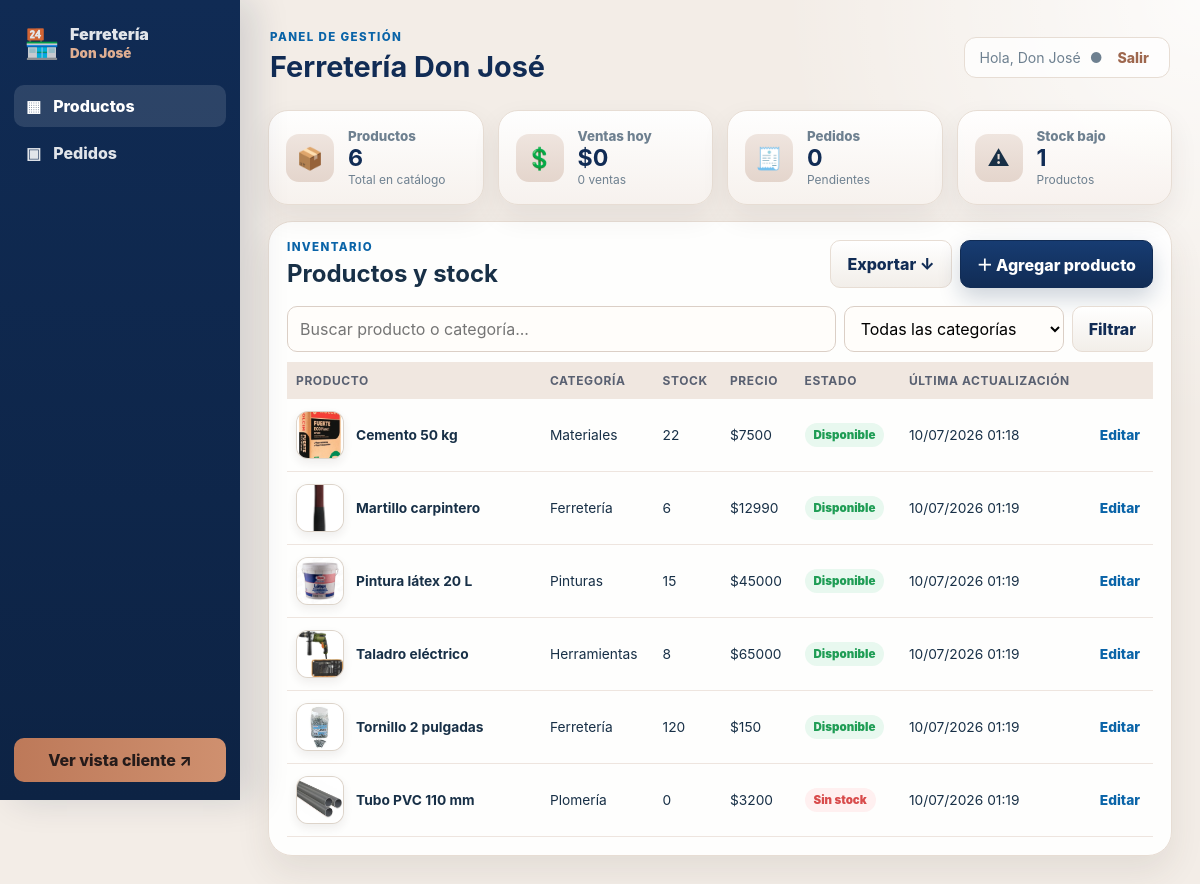
The page /panel/ (signed in) on the database its author committed.
### tienda/models.py (models this page shows, shortened)
class Producto(models.Model):
    categoria = models.ForeignKey(Categoria, on_delete=models.PROTECT, related_name='productos')
    nombre = models.CharField(max_length=120)
    descripcion = models.TextField(blank=True)
    precio = models.DecimalField(max_digits=10, decimal_places=0)
    stock = models.PositiveIntegerField(default=0)
    imagen = models.ImageField(upload_to='productos/', blank=True, null=True)
    activo = models.BooleanField(default=True)
    actualizado_en = models.DateTimeField(auto_now=True)
    class Meta:
        ordering = ['nombre']
    @property
    def disponible(self):
        return self.activo and self.stock > 0

class Categoria(models.Model):
    nombre = models.CharField(max_length=80, unique=True)
    slug = models.SlugField(max_length=90, unique=True, blank=True)
    class Meta:
        ordering = ['nombre']
        verbose_name = 'Categoría'
        verbose_name_plural = 'Categorías'

### tienda/views.py (the view)
# urls.py: path('panel/', views.dashboard, name='dashboard'),
@staff_member_required(login_url='login')
def dashboard(request):
    productos = Producto.objects.select_related('categoria')
    q = request.GET.get('q', '').strip()
    categoria = request.GET.get('categoria', '').strip()
    if q:
        productos = productos.filter(Q(nombre__icontains=q) | Q(categoria__nombre__icontains=q))
    if categoria:
        productos = productos.filter(categoria__slug=categoria)
    hoy = timezone.localdate()
    ventas_hoy = Pedido.objects.filter(
        estado_pago='pagado',
        creado_en__date=hoy,
    ).exclude(estado='cancelado').aggregate(total=Sum('total'))['total'] or 0
    contexto = {
        'productos': productos,
        'categorias': Categoria.objects.all(),
        'categoria_seleccionada': categoria,
        'q': q,
        'total_productos': Producto.objects.filter(activo=True).count(),
        'ventas_hoy': ventas_hoy,
        'cantidad_ventas_hoy': Pedido.objects.filter(estado_pago='pagado', creado_en__date=hoy).exclude(estado='cancelado').count(),
        'pedidos_pendientes': Pedido.objects.filter(estado='pendiente').count(),
        'stock_bajo': Producto.objects.filter(activo=True, stock__lte=5).count(),
        'ultimos_pedidos': Pedido.objects.prefetch_related('items__producto')[:5],
    }
    return render(request, 'tienda/dashboard.html', contexto)

### tienda/context_processors.py (called while the page is built)
def carrito_resumen(request):
    carrito = request.session.get('carrito', {})
    cantidad = sum(int(valor) for valor in carrito.values())
    return {'carrito_cantidad': cantidad}

### templates/tienda/dashboard.html (shortened to what this page needs)
{% extends 'base.html' %}
{% block body_class %}admin-body{% endblock %}
{% block content %}
<div class="admin-layout styled-admin-layout">
    <aside class="sidebar styled-sidebar">
        <a class="sidebar-brand" href="{% url 'dashboard' %}"><span>🏪</span><div>Ferretería<small>Don José</small></div></a>
        <nav>
            <a class="active" href="{% url 'dashboard' %}"><span>▦</span>Productos</a>
            <a href="{% url 'pedidos_panel' %}"><span>▣</span>Pedidos {% if pedidos_pendientes %}<b>{{ pedidos_pendientes }}</b>{% endif %}</a>
        </nav>
        <a class="sidebar-client" href="{% url 'catalogo' %}" target="_blank">Ver vista cliente ↗</a>
    </aside>
    <main class="admin-main styled-admin-main">
        <header class="admin-header">
            <div>
                <p class="eyebrow">Panel de gestión</p>
                <h1>Ferretería Don José</h1>
            </div>
            <div class="user-menu">Hola, {{ request.user.first_name|default:request.user.username }} <span>●</span>
                <form method="post" action="{% url 'logout' %}">{% csrf_token %}<button>Salir</button></form>
            </div>
        </header>
        <section class="metric-grid styled-metric-grid">
            <article class="metric-card"><span class="metric-icon">📦</span><div><small>Productos</small><strong>{{ total_productos }}</strong><p>Total en catálogo</p></div></article>
            <article class="metric-card"><span class="metric-icon">💲</span><div><small>Ventas hoy</small><strong>${{ ventas_hoy|floatformat:0 }}</strong><p>{{ cantidad_ventas_hoy }} ventas</p></div></article>
            <article class="metric-card"><span class="metric-icon">🧾</span><div><small>Pedidos</small><strong>{{ pedidos_pendientes }}</strong><p>Pendientes</p></div></article>
            <article class="metric-card"><span class="metric-icon">⚠</span><div><small>Stock bajo</small><strong>{{ stock_bajo }}</strong><p>Productos</p></div></article>
        </section>
        <section class="panel-card inventory-card styled-inventory-card" id="inventario">
            <div class="panel-toolbar">
                <div><p class="eyebrow">Inventario</p><h2>Productos y stock</h2></div>
                <div class="toolbar-actions">
                    <a class="btn btn-light" href="{% url 'exportar_productos_csv' %}">Exportar ↓</a>
                    <a class="btn btn-primary" href="{% url 'producto_crear' %}">＋ Agregar producto</a>
                </div>
            </div>
            <form method="get" class="admin-filters">
                <input type="search" name="q" value="{{ q }}" placeholder="Buscar producto o categoría...">
                <select name="categoria">
                    <option value="">Todas las categorías</option>
                </select>
                <button class="btn btn-light">Filtrar</button>
            </form>
            <div class="table-wrap">
                <table class="data-table">
                    <thead><tr><th>Producto</th><th>Categoría</th><th>Stock</th><th>Precio</th><th>Estado</th><th>Última actualización</th><th></th></tr></thead>
                    <tbody>
                    {% for producto in productos %}
                        <tr>
                            <td>
                                <div class="table-product-cell">
                                    {% if producto.imagen %}
                                        <img class="table-product-photo" src="{{ producto.imagen.url }}" alt="{{ producto.nombre }}">
                                    {% else %}
                                        <span class="table-product-photo table-product-photo-empty">Sin foto</span>
                                    {% endif %}
                                    <strong>{{ producto.nombre }}</strong>
                                </div>
                            </td>
                            <td>{{ producto.categoria.nombre }}</td>
                            <td>{{ producto.stock }}</td>
                            <td>${{ producto.precio|floatformat:0 }}</td>
                            <td>{% if producto.disponible %}<span class="pill success">Disponible</span>{% else %}<span class="pill danger">Sin stock</span>{% endif %}</td>
                            <td>{{ producto.actualizado_en|date:'d/m/Y H:i' }}</td>
                            <td><a class="table-link" href="{% url 'producto_editar' producto.id %}">Editar</a></td>
                        </tr>
                    {% empty %}<tr><td colspan="7" class="empty-row">No hay productos para mostrar.</td></tr>{% endfor %}
                    </tbody>
                </table>
            </div>
        </section>
    </main>
</div>
{% endblock %}

### rows shown on the page
Producto: imagen (picture), nombre "Cemento 50 kg", categoria.nombre "Materiales", stock "22", precio "7500", activo "Disponible", actualizado_en "10/07/2026 01:18"
Producto: imagen (picture), nombre "Martillo carpintero", categoria.nombre "Ferretería", stock "6", precio "12990", activo "Disponible", actualizado_en "10/07/2026 01:19"
Producto: imagen (picture), nombre "Pintura látex 20 L", categoria.nombre "Pinturas", stock "15", precio "45000", activo "Disponible", actualizado_en "10/07/2026 01:19"
Producto: imagen (picture), nombre "Taladro eléctrico", categoria.nombre "Herramientas", stock "8", precio "65000", activo "Disponible", actualizado_en "10/07/2026 01:19"
Producto: imagen (picture), nombre "Tornillo 2 pulgadas", categoria.nombre "Ferretería", stock "120", precio "150", activo "Disponible", actualizado_en "10/07/2026 01:19"
Producto: imagen (picture), nombre "Tubo PVC 110 mm", categoria.nombre "Plomería", stock "0", precio "3200", activo "Sin stock", actualizado_en "10/07/2026 01:19"

### other values the page prints
{{ request.user.first_name|default:request.user.username }} "Don José"
{{ total_productos }} "6"
{{ ventas_hoy|floatformat:0 }} "0"
{{ cantidad_ventas_hoy }} "0"
{{ pedidos_pendientes }} "0"
{{ stock_bajo }} "1"
